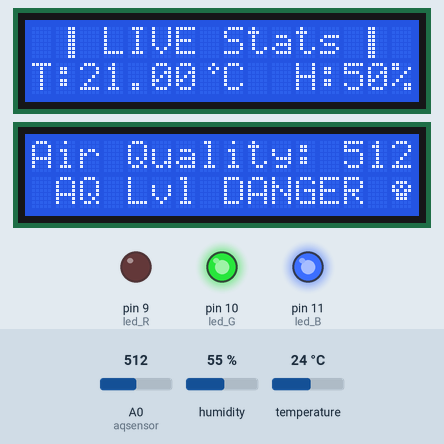
Bench run of a sketch on a simulated Arduino Uno, built with avr-gcc and run on an emulated ATmega328P. On the bench: 2 × 16×2 character LCD, output pins drawn as LEDs (lit = HIGH). The inputs (shaded band) are chosen by the test bench; at power-on: A0 (aqsensor) = 512, temperature 24 °C, humidity 55 %. What the sketch prints to the serial monitor is not drawn.

Above: at 20.6 s.
20.7 s: A0 (aqsensor) set to 110
At 22.8 s:
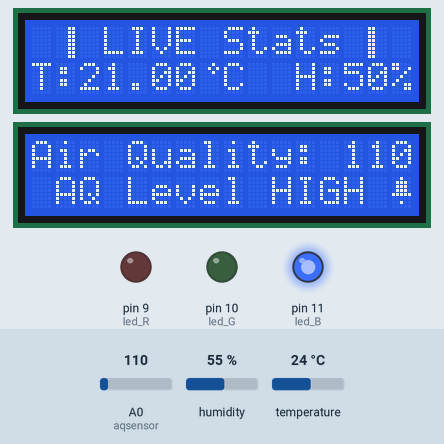
23.1 s: A0 (aqsensor) set to 65
At 24.9 s:
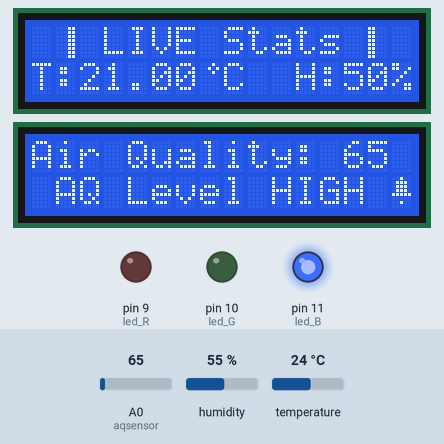
25.2 s: A0 (aqsensor) set to 57
At 26.4 s:
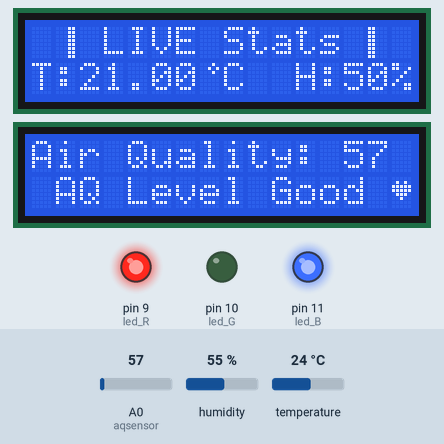
27.4 s: temperature set to 12 °C
At 29.2 s:
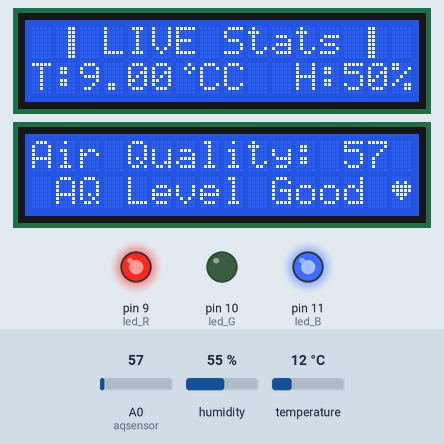
37.6 s: humidity set to 22 %
At 41.7 s:
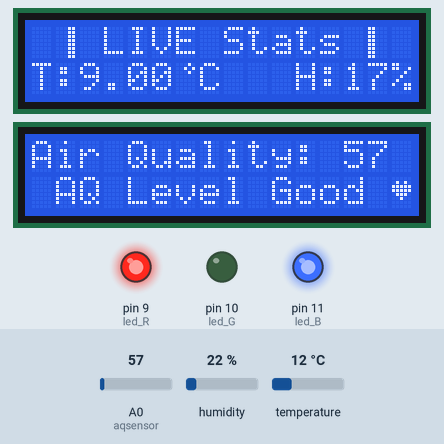
41.9 s: humidity set to 40 %
At 43.6 s:
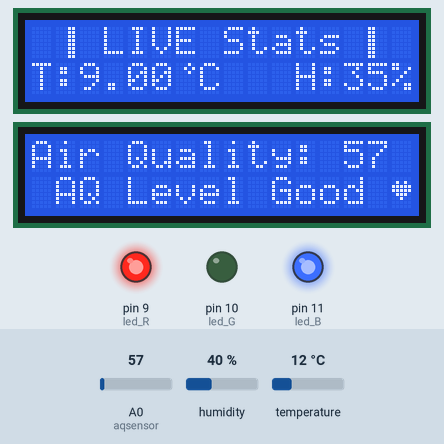
Timing chart, 0 to 45.1 s (numbered marks = the images above; inputs shaded):
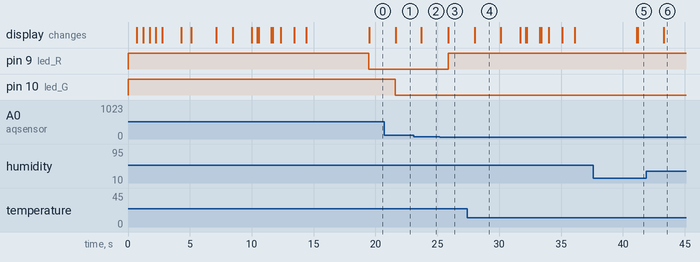

The sketch:

EnviroMonitor-1.0.ino
```cpp
/*
  Hello This is me Hashtag .....
  This is my Personal Home Project, I use this project
  in my room for sensing my Room Enviroment and display
  it over the IS2 based LCD 16x2 display.
  Name: Aniket Chowdhury [Hashtag]
  Email: micro.aniket@gmail.com
  GitHub: https://github.com/itzzhashtag
  Instagram: https://instagram.com/itzz_hashtag
  LinkedIn: https://www.linkedin.com/in/itzz-hashtag/
*/

//Change Values and Data before using the code -> LIne No : 36, 37


//===================================================================================================================
// --- Libraries Used ---
//===================================================================================================================
#include <Wire.h>
#include <DHT.h>
#include <LiquidCrystal_I2C.h>
#define DHTPIN 7                    // what pin DHT22 is connected to                <----------------------------------
#define DHTTYPE DHT22

//===================================================================================================================
// --- Variables and Constants ---
//===================================================================================================================
int led_R = 9;                      //red led point                                  <----------------------------------
int led_G = 10;                     //Green led point                                <----------------------------------
int led_B = 11;                     //blue led point                                 <----------------------------------
LiquidCrystal_I2C lcd1(0x27, 16, 2);
LiquidCrystal_I2C lcd2(0x23, 16, 2);
DHT dht(DHTPIN, DHTTYPE);     //// Initialize DHT sensor for normal 16mhz Arduino
int h;                        //Stores humidity value
float t;                      //Stores temperature value
int threshold1 = 60;          //Threshold level for Air Quality(Medium)  <-------------
int threshold2 = 120;         //Threshold level for Air Quality(DANGER)  <-------------
const int aqsensor = A0;      //output of mq135 connected to A0 pin of Arduino


//===================================================================================================================
// --- Custum Character for LCD ---
//===================================================================================================================
byte Skull[8] = {
  0b00000,
  0b01110,
  0b10101,
  0b11011,
  0b01110,
  0b01110,
  0b00000,
  0b00000
};
byte ok[8] = {
  B00000,
  B00000,
  B00000,
  B00001,
  B00001,
  B00111,
  B00111,
  B00111,
};
byte st1[8] = {
  B00011,
  B00011,
  B00011,
  B00011,
  B00011,
  B00011,
  B00011,
  B00011,
};
byte st2[8] = {
  B11000,
  B11000,
  B11000,
  B11000,
  B11000,
  B11000,
  B11000,
  B11000,
};
byte lt1[8] = {
  B00000,
  B00011,
  B00001,
  B11111,
  B11111,
  B00001,
  B00011,
  B00000,
};
byte lt2[] = {
  B00000,
  B11000,
  B10000,
  B11111,
  B11111,
  B10000,
  B11000,
  B00000,
};
byte dg[8] = {
  B00010,
  B00101,
  B00010,
  B00000,
  B00000,
  B00000,
  B00000,
  B00000,
};
byte Heart[8] = {
  0b00000,
  0b01010,
  0b11111,
  0b11111,
  0b01110,
  0b00100,
  0b00000,
  0b00000
};
byte Heart2[8] = {
  B00000,
  B01010,
  B11111,
  B11111,
  B11111,
  B01110,
  B00100,
  B00000,
};
byte Bell[8] = {
  0b00100,
  0b01110,
  0b01110,
  0b01110,
  0b11111,
  0b00000,
  0b00100,
  0b00000
};
int  sleepyFace[2][16] = {
  {0, 0, 0, 0, 0, 0, 0, 0, 0, 0, 0, 0, 0, 0, 0, 0},
  {0, 0, 1, 1, 1, 1, 0, 0, 0, 0, 0, 1, 1, 1, 1, 0}
};
int  happyFace[2][16] = {
  {0, 0, 0, 1, 1, 0, 0, 0, 0, 0, 0, 0, 1, 1, 0, 0},
  {0, 0, 1, 0, 0, 1, 0, 0, 0, 0, 0, 1, 0, 0, 1, 0}
};
int happyFaceLips[2][16] = {
  {0, 0, 0, 0, 0, 1, 0, 0, 0, 0, 0, 0, 1, 0, 0, 0},
  {0, 0, 0, 0, 0, 0, 1, 1, 1, 1, 1, 1, 0, 0, 0, 0}
};
int  normalFace[2][16] = {
  {0, 0, 1, 1, 1, 1, 0, 0, 0, 0, 0, 1, 1, 1, 1, 0},
  {0, 0, 1, 1, 1, 1, 0, 0, 0, 0, 0, 1, 1, 1, 1, 0}
};
int  normalFaceLips[2][16] = {
  {0, 0, 0, 0, 0, 0, 0, 0, 0, 0, 0, 0, 0, 0, 0, 0},
  {0, 0, 0, 0, 1, 1, 1, 1, 1, 1, 1, 1, 1, 0, 0, 0}
};
int clk = 3590;

//===================================================================================================================
// --- Setup ---
//===================================================================================================================
void setup()
{
  Serial.begin (9600);      //begin serial communication with baud rate of 9600
  pinMode(led_R, OUTPUT);
  pinMode(led_G, OUTPUT);
  pinMode(led_B, OUTPUT);
  digitalWrite(led_R, HIGH);
  digitalWrite(led_G, HIGH);
  digitalWrite(led_B, HIGH);
  pinMode (aqsensor, INPUT); // MQ135 is connected as INPUT to arduino
  dht.begin();
  lcd1.init();             //initialize the lcd
  lcd1.backlight();
  lcd2.init();
  lcd2.backlight();        // consider 16,2 lcd

  lcd2.createChar(1, Skull);
  lcd2.createChar(2, Heart);
  lcd1.createChar(0, Heart2);
  lcd1.createChar(3, dg);
  lcd2.createChar(4, Bell);
  lcd2.createChar(5, ok);
  lcd1.createChar(6, st1);
  lcd1.createChar(7, st2);
  lcd1.createChar(8, lt1);
  lcd1.createChar(9, lt2);

  lcd1.setCursor(3, 0);
  lcd1.print("Booting. ");
  delay(500);
  lcd1.setCursor(3, 0);
  lcd1.print("Booting.. ");
  delay(500);
  lcd1.setCursor(3, 0);
  lcd1.print("Booting... ");
  delay(500);
  lcd1.setCursor(3, 0);
  lcd1.print("Booting.... ");
  delay(500);
  lcd1.setCursor(0, 0);
  lcd1.print("-----******-----");
  delay(500);
  lcd1.setCursor(3, 1);
  lcd1.print(" Live  OS ");
  delay(1500);
  lcd2.setCursor(0, 0);
  lcd2.print("-> Booting... <-");
  lcd2.setCursor(1, 1);
  delay(800);
  lcd2.write(byte(2));
  lcd2.print("  Complete  ");
  lcd2.write(byte(2));
  delay(2000);
  lcd1.clear();
  lcd2.clear();
  lcd1.setCursor(0, 0);
  lcd1.print("    Welcome ");
  lcd1.write(byte(4));
  lcd1.print("   ");
  delay(1300);
  faces();

}

//===================================================================================================================
// --- Loop ---
//===================================================================================================================
void loop()
{
  if (clk < 3600)
  {
    clk += 1;
    Serial.print("CLOCK : ");
    Serial.println(clk);

    int ppm = analogRead(aqsensor);  //read MQ135 analog outputs at A0 and store it in ppm
    Serial.print("Air Quality: ");   //print message in serail monitor
    Serial.println(ppm);             //print value of ppm in serial monitor

    lcd2.setCursor(0, 0);            // set cursor of lcd to 1st row and 1st column
    lcd2.print("Air Quality: ");     // print message on lcd
    lcd2.print(ppm);                 // print value of MQ135
    lcd2.print(" ") ;

    if (ppm > threshold1 && ppm < threshold2)  // check is ppm is greater than threshold or not
    {
      lcd2.setCursor(0, 1);        //jump here if ppm is greater than threshold
      lcd2.print(" AQ Level HIGH ");
      Serial.println("AQ Level HIGH");
      lcd2.write(byte(4));
      lcd2.print("  ");
      lcd2.setCursor(0, 1);
      digitalWrite(led_R, LOW);
      digitalWrite(led_G, LOW);
      digitalWrite(led_B, HIGH);
    }
    else if (ppm > threshold2)
    {
      lcd2.setCursor(1, 1);        //jump here if ppm is greater than threshold
      lcd2.print("AQ Lvl DANGER ");
      lcd2.write(byte(1));
      lcd2.print("  ");
      Serial.println("AQ Level DANGER");
      lcd2.setCursor(0, 1);
      //tone(led_R,1000,200);         //blink led with turn on time 1000mS, turn off time 200mS
      digitalWrite(led_R, LOW);
      digitalWrite(led_G, HIGH);
      digitalWrite(led_B, HIGH);

    }
    else
    {
      //digitalWrite(led,LOW);   //jump here if ppm is not greater than threshold and turn off LED
      lcd2.setCursor(0, 1);
      lcd2.print (" AQ Level Good ");
      lcd2.write(byte(2));
      lcd2.print("  ") ;
      Serial.println("AQ Level Good");
      digitalWrite(led_R, HIGH);
      digitalWrite(led_G, LOW);
      digitalWrite(led_B, HIGH);
    }
    h = (dht.readHumidity())-5; //Read data and store it to variables h (humidity) and t (temperature)
    t = (dht.readTemperature()) - 3; // Reading temperature or humidity takes about 250 milliseconds!
    //Print temp and humidity values to serial monitor
    Serial.print("Humidity: ");
    Serial.print(h);
    Serial.print(" %, Temp: ");
    Serial.print(t);
    Serial.println(" ° Celsius");
    //Print temp and humidity values to LCD Display
    lcd1.setCursor(0, 0);
    lcd1.print(" ");
    lcd1.write(byte(6));
    //lcd1.write(byte(8));
    lcd1.print(" LIVE Stats ");  // <--------------------
    //lcd1.write(byte(9));
    lcd1.write(byte(7));
    lcd1.print(" ");
    lcd1.setCursor(0, 1);
    lcd1.print("T:");
    lcd1.print(t);
    lcd1.write(byte(3));
    lcd1.print("C");
    lcd1.setCursor(11, 1);
    lcd1.print("H:");
    lcd1.print(h);
    lcd1.print("%");

    delay(1000); //Delay 1 sec.
  }
  else
  {
    clk = 0;
    lcd1.clear();
    lcd2.clear();
    faces();
    lcd1.clear();
    lcd2.clear();
  }
}

//===================================================================================================================
// --- Face Animation for LCD 16*2  ---
//===================================================================================================================
void faces()
{
  printFace(sleepyFace);
  delay(1500);
  printFace(normalFace);
  delay(400);
  printFace(sleepyFace);
  delay(60);
  printFace(normalFace);
  delay(1000);
  printFace(sleepyFace);
  delay(60);
  printFace(normalFace);
  delay(600);
  printFaceLips(normalFaceLips);
  delay(1000);

  printFace(happyFace);
  printFaceLips(happyFaceLips);
  delay(1000);

  lcd2.setCursor(15, 1);
  lcd2.write(byte(5));
  delay(5000);
}
void printFace(int emo[][16])
{
  lcd1.clear();
  for (int i = 0; i < 2; i++) {
    for (int j = 0; j < 16; j++) {
      lcd1.setCursor(j, i);
      if (emo[i][j] == 1) {
        lcd1.write(255);
      }
    }
  }
}
void printFaceLips(int emo[][16])
{
  lcd2.clear();
  for (int i = 0; i < 2; i++) {
    for (int j = 0; j < 16; j++) {
      lcd2.setCursor(j, i);
      if (emo[i][j] == 1) {
        lcd2.write(255);
      }
    }
  }
}
//===================================================================================================================
// --- End ---
//===================================================================================================================
```

Measured:
- the behaviour switches between 61 and 60 on A0 (aqsensor) (found by bisection; images 2 and 3)
- after the input at 20.7 s, pin 10 (led_G): HIGH → LOW after 0.89 s; the display: changes after 0.93 s (image 1)
- after the input at 23.1 s, the display: changes after 0.61 s (image 2)
- after the input at 25.2 s, pin 9 (led_R): LOW → HIGH after 0.67 s; the display: changes after 0.70 s (image 3)
- after the input at 27.4 s, the display: changes after 0.64 s (image 4)
- after the input at 41.9 s, the display: changes after 1.4 s (image 6)
- what the display in image 4 shows lasts 2.1 s, from 28.0 s to 30.1 s
